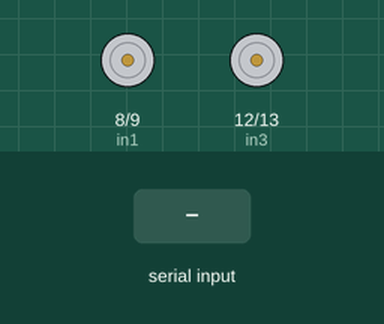
This sketch was run on a simulated Arduino Uno, built with avr-gcc and run on an emulated ATmega328P. Shown: motor-driver pin pairs drawn as motors (green arrow = first pin HIGH = forward, orange = second pin HIGH = backward, longer = more drive, scaled by the enable pin). The inputs (shaded band) are chosen by the test bench.

Above: at 1.2 s.
1.3 s: "w" received over Serial
At 1.7 s:
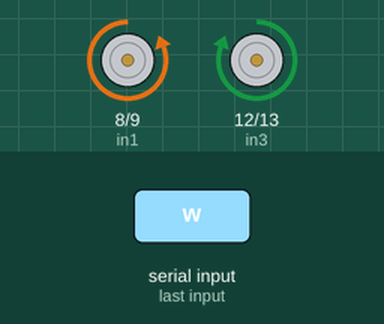
2.8 s: "s" received over Serial
At 4.0 s:
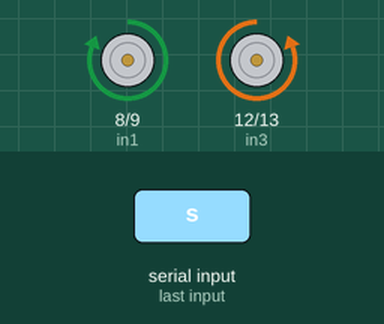
4.3 s: "x" received over Serial
At 5.2 s:
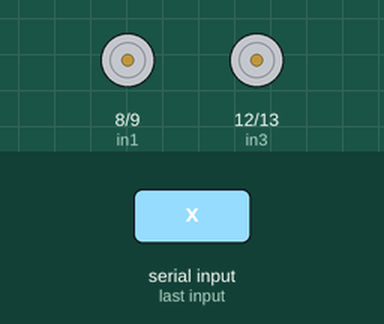
5.8 s: "W" received over Serial
At 6.3 s:
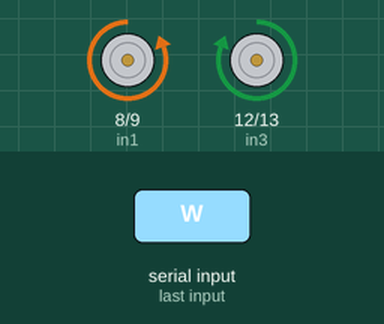
7.3 s: "S" received over Serial
At 8.7 s:
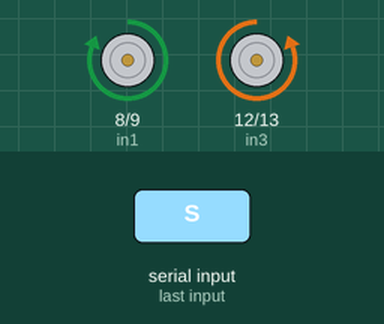
Timing chart, 0 to 9.8 s (numbered marks = the images above; inputs shaded):
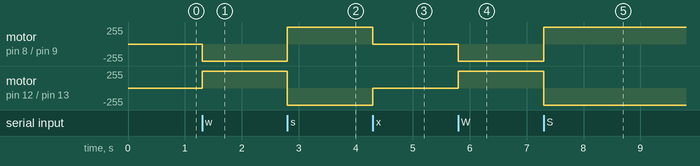

The sketch:

SmartCarBluetoothKeyboard.ino
```cpp
int enA = 5; // Pin enA de la tarjeta controladora L298N
int in1 = 8;  // Pin in1 "  "  "       "            "
int in2 = 9;  // Pin in2 "  "  "       "            "
// MOTOR 2
// Pines de conexión en la tarjeta Arduino
int in3 = 12; // Pin in3 de la tarjeta controladora L298N
int in4 = 13; // Pin in4 "  "  "       "            "
int enB = 11; // Pin enB "  "  "       "            "

void setup()
{
  Serial.begin(9600); //Iniciar el serial

  pinMode(enA, OUTPUT);
  pinMode(in1, OUTPUT);
  pinMode(in2, OUTPUT);
  pinMode(in3, OUTPUT);
  pinMode(in4, OUTPUT);
  pinMode(enB, OUTPUT);

  analogWrite(enA, 0);
  analogWrite(enB, 0);
}

void loop()
{
  if(Serial.available()>=1) {
    char entrada = Serial.read(); //Leer un caracter

    if(entrada == 'w' or entrada == 'W') {
        digitalWrite(in1, LOW);
        digitalWrite(in2, HIGH);
        analogWrite(enA, 255);
        digitalWrite(in3, HIGH);
        digitalWrite(in4, LOW);
        analogWrite(enB, 255);
    } else if(entrada == 's' or entrada == 'S') {
        digitalWrite(in1, HIGH);
        digitalWrite(in2, LOW);
        analogWrite(enA, 255);
        digitalWrite(in3, LOW);
        digitalWrite(in4, HIGH);
        analogWrite(enB, 255);
    } else if(entrada == 'x' or entrada == 'X') {
        digitalWrite(in1, LOW);
        digitalWrite(in2, HIGH);
        analogWrite(enA, 0);
        digitalWrite(in3, HIGH);
        digitalWrite(in4, LOW);
        analogWrite(enB, 0);
    }
  }
}
```

Measured:
- after the input at 1.3 s, motor on pin 8 (in1) / pin 9 (in2): stopped → backward 255/255 at once; motor on pin 12 (in3) / pin 13 (in4): stopped → forward 255/255 at once
- after the input at 2.8 s, motor on pin 8 (in1) / pin 9 (in2): backward 255/255 → forward 255/255 at once; motor on pin 12 (in3) / pin 13 (in4): forward 255/255 → backward 255/255 at once
- after the input at 4.3 s, motor on pin 8 (in1) / pin 9 (in2): forward 255/255 → stopped at once; motor on pin 12 (in3) / pin 13 (in4): backward 255/255 → stopped at once
- after the input at 5.8 s, motor on pin 8 (in1) / pin 9 (in2): stopped → backward 255/255 at once; motor on pin 12 (in3) / pin 13 (in4): stopped → forward 255/255 at once
- after the input at 7.3 s, motor on pin 8 (in1) / pin 9 (in2): backward 255/255 → forward 255/255 at once; motor on pin 12 (in3) / pin 13 (in4): forward 255/255 → backward 255/255 at once
